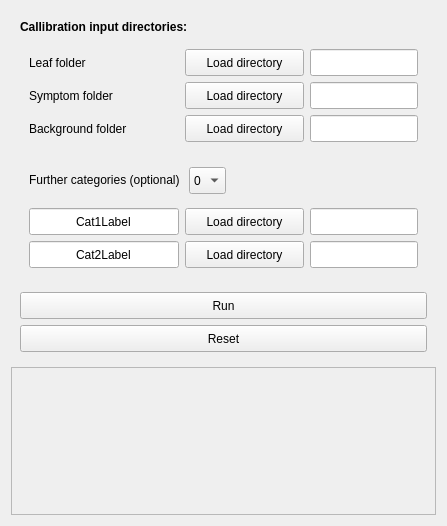
      <widget class="QWidget" name="tabCallibration">
       <attribute name="title">
        <string>Callibration</string>
       </attribute>
       <layout class="QGridLayout" name="gridLayout_4">
        <item row="0" column="0">
         <widget class="QFrame" name="setInFrame">
          <property name="maximumSize">
           <size>
            <width>16777215</width>
            <height>270</height>
           </size>
          </property>
          <property name="frameShape">
           <enum>QFrame::NoFrame</enum>
          </property>
          <property name="frameShadow">
           <enum>QFrame::Raised</enum>
          </property>
          <layout class="QFormLayout" name="formLayout">
           <item row="0" column="0" colspan="2">
            <widget class="QLabel" name="inputSetLabel">
             <property name="maximumSize">
              <size>
               <width>16777215</width>
               <height>34</height>
              </size>
             </property>
             <property name="text">
              <string>&lt;html&gt;&lt;head/&gt;&lt;body&gt;&lt;p&gt;&lt;span style=&quot; font-weight:600;&quot;&gt;Callibration input directories:&lt;/span&gt;&lt;/p&gt;&lt;/body&gt;&lt;/html&gt;</string>
             </property>
            </widget>
           </item>
           <item row="1" column="0" colspan="2">
            <widget class="QFrame" name="inFrame">
             <property name="frameShape">
              <enum>QFrame::NoFrame</enum>
             </property>
             <property name="frameShadow">
              <enum>QFrame::Raised</enum>
             </property>
             <layout class="QGridLayout" name="gridLayout_6">
              <item row="1" column="1">
               <widget class="QPushButton" name="loadSymptomPushButton">
                <property name="minimumSize">
                 <size>
                  <width>119</width>
                  <height>27</height>
                 </size>
                </property>
                <property name="maximumSize">
                 <size>
                  <width>119</width>
                  <height>27</height>
                 </size>
                </property>
                <property name="toolTip">
                 <string>&lt;html&gt;&lt;head/&gt;&lt;body&gt;&lt;p&gt;Open file dialog to load list accession file (.txt)&lt;/p&gt;&lt;/body&gt;&lt;/html&gt;</string>
                </property>
                <property name="whatsThis">
                 <string>&lt;html&gt;&lt;head/&gt;&lt;body&gt;&lt;p&gt;Open file dialog to load list accession file (.txt)&lt;/p&gt;&lt;/body&gt;&lt;/html&gt;</string>
                </property>
                <property name="text">
                 <string>Load directory</string>
                </property>
               </widget>
              </item>
              <item row="0" column="1">
               <widget class="QPushButton" name="loadLeafPushButton">
                <property name="minimumSize">
                 <size>
                  <width>119</width>
                  <height>27</height>
                 </size>
                </property>
                <property name="maximumSize">
                 <size>
                  <width>119</width>
                  <height>27</height>
                 </size>
                </property>
                <property name="toolTip">
                 <string>&lt;html&gt;&lt;head/&gt;&lt;body&gt;&lt;p&gt;Open file dialog to load list accession file (.txt)&lt;/p&gt;&lt;/body&gt;&lt;/html&gt;</string>
                </property>
                <property name="whatsThis">
                 <string>&lt;html&gt;&lt;head/&gt;&lt;body&gt;&lt;p&gt;Open file dialog to load list accession file (.txt)&lt;/p&gt;&lt;/body&gt;&lt;/html&gt;</string>
                </property>
                <property name="text">
                 <string>Load directory</string>
                </property>
               </widget>
              </item>
              <item row="1" column="0">
               <widget class="QLabel" name="symptomLabel">
                <property name="minimumSize">
                 <size>
                  <width>150</width>
                  <height>27</height>
                 </size>
                </property>
                <property name="maximumSize">
                 <size>
                  <width>210</width>
                  <height>27</height>
                 </size>
                </property>
                <property name="text">
                 <string>Symptom folder</string>
                </property>
               </widget>
              </item>
              <item row="1" column="2">
               <widget class="QLineEdit" name="symptomOpenLineEdit">
                <property name="minimumSize">
                 <size>
                  <width>0</width>
                  <height>27</height>
                 </size>
                </property>
                <property name="maximumSize">
                 <size>
                  <width>500</width>
                  <height>27</height>
                 </size>
                </property>
                <property name="toolTip">
                 <string>&lt;html&gt;&lt;head/&gt;&lt;body&gt;&lt;p&gt;
Number of population maximum for DAPC. (Warning: R script colours contain only 10 values increase numbre if you select more than 10.)&lt;br/&gt;
An optinal integer indicating the number of clusters to be sought.&lt;br/&gt;
If provided, the function will only run K-means once, for this number of clusters.&lt;br/&gt;
If left as NULL, several K-means are run for a range of k (number of clusters) values.&lt;/p&gt;&lt;/body&gt;&lt;/html&gt;</string>
                </property>
                <property name="text">
                 <string/>
                </property>
                <property name="alignment">
                 <set>Qt::AlignCenter</set>
                </property>
               </widget>
              </item>
              <item row="0" column="2">
               <widget class="QLineEdit" name="leafOpenLineEdit">
                <property name="minimumSize">
                 <size>
                  <width>0</width>
                  <height>27</height>
                 </size>
                </property>
                <property name="maximumSize">
                 <size>
                  <width>500</width>
                  <height>27</height>
                 </size>
                </property>
                <property name="toolTip">
                 <string>&lt;html&gt;&lt;head/&gt;&lt;body&gt;&lt;p&gt;
Number of population maximum for DAPC. (Warning: R script colours contain only 10 values increase numbre if you select more than 10.)&lt;br/&gt;
An optinal integer indicating the number of clusters to be sought.&lt;br/&gt;
If provided, the function will only run K-means once, for this number of clusters.&lt;br/&gt;
If left as NULL, several K-means are run for a range of k (number of clusters) values.&lt;/p&gt;&lt;/body&gt;&lt;/html&gt;</string>
                </property>
                <property name="text">
                 <string/>
                </property>
                <property name="alignment">
                 <set>Qt::AlignCenter</set>
                </property>
               </widget>
              </item>
              <item row="0" column="0">
               <widget class="QLabel" name="leafLabel">
                <property name="minimumSize">
                 <size>
                  <width>150</width>
                  <height>27</height>
                 </size>
                </property>
                <property name="maximumSize">
                 <size>
                  <width>210</width>
                  <height>27</height>
                 </size>
                </property>
                <property name="text">
                 <string>Leaf folder</string>
                </property>
               </widget>
              </item>
              <item row="2" column="0">
               <widget class="QLabel" name="backgroundLabel">
                <property name="minimumSize">
                 <size>
                  <width>150</width>
                  <height>27</height>
                 </size>
                </property>
                <property name="maximumSize">
                 <size>
                  <width>210</width>
                  <height>27</height>
                 </size>
                </property>
                <property name="text">
                 <string>Background folder</string>
                </property>
               </widget>
              </item>
              <item row="2" column="1">
               <widget class="QPushButton" name="loadBackgroundPushButton">
                <property name="minimumSize">
                 <size>
                  <width>119</width>
                  <height>27</height>
                 </size>
                </property>
                <property name="maximumSize">
                 <size>
                  <width>119</width>
                  <height>27</height>
                 </size>
                </property>
                <property name="toolTip">
                 <string>&lt;html&gt;&lt;head/&gt;&lt;body&gt;&lt;p&gt;Open file dialog to load list accession file (.txt)&lt;/p&gt;&lt;/body&gt;&lt;/html&gt;</string>
                </property>
                <property name="whatsThis">
                 <string>&lt;html&gt;&lt;head/&gt;&lt;body&gt;&lt;p&gt;Open file dialog to load list accession file (.txt)&lt;/p&gt;&lt;/body&gt;&lt;/html&gt;</string>
                </property>
                <property name="text">
                 <string>Load directory</string>
                </property>
               </widget>
              </item>
              <item row="2" column="2">
               <widget class="QLineEdit" name="backgroundOpenLineEdit">
                <property name="minimumSize">
                 <size>
                  <width>0</width>
                  <height>27</height>
                 </size>
                </property>
                <property name="maximumSize">
                 <size>
                  <width>500</width>
                  <height>27</height>
                 </size>
                </property>
                <property name="toolTip">
                 <string>&lt;html&gt;&lt;head/&gt;&lt;body&gt;&lt;p&gt;
Number of population maximum for DAPC. (Warning: R script colours contain only 10 values increase numbre if you select more than 10.)&lt;br/&gt;
An optinal integer indicating the number of clusters to be sought.&lt;br/&gt;
If provided, the function will only run K-means once, for this number of clusters.&lt;br/&gt;
If left as NULL, several K-means are run for a range of k (number of clusters) values.&lt;/p&gt;&lt;/body&gt;&lt;/html&gt;</string>
                </property>
                <property name="text">
                 <string/>
                </property>
                <property name="alignment">
                 <set>Qt::AlignCenter</set>
                </property>
               </widget>
              </item>
             </layout>
            </widget>
           </item>
           <item row="3" column="0" colspan="2">
            <widget class="QFrame" name="cat1Frame">
             <property name="enabled">
              <bool>true</bool>
             </property>
             <property name="maximumSize">
              <size>
               <width>16777215</width>
               <height>45</height>
              </size>
             </property>
             <property name="frameShape">
              <enum>QFrame::NoFrame</enum>
             </property>
             <property name="frameShadow">
              <enum>QFrame::Raised</enum>
             </property>
             <layout class="QGridLayout" name="gridLayout_8">
              <property name="topMargin">
               <number>0</number>
              </property>
              <property name="bottomMargin">
               <number>0</number>
              </property>
              <item row="1" column="0">
               <widget class="QLineEdit" name="category1LabelLineEdit">
                <property name="sizePolicy">
                 <sizepolicy hsizetype="Preferred" vsizetype="Preferred">
                  <horstretch>0</horstretch>
                  <verstretch>0</verstretch>
                 </sizepolicy>
                </property>
                <property name="minimumSize">
                 <size>
                  <width>150</width>
                  <height>27</height>
                 </size>
                </property>
                <property name="maximumSize">
                 <size>
                  <width>210</width>
                  <height>27</height>
                 </size>
                </property>
                <property name="toolTip">
                 <string>&lt;html&gt;&lt;head/&gt;&lt;body&gt;&lt;p&gt;
Number of population maximum for DAPC. (Warning: R script colours contain only 10 values increase numbre if you select more than 10.)&lt;br/&gt;
An optinal integer indicating the number of clusters to be sought.&lt;br/&gt;
If provided, the function will only run K-means once, for this number of clusters.&lt;br/&gt;
If left as NULL, several K-means are run for a range of k (number of clusters) values.&lt;/p&gt;&lt;/body&gt;&lt;/html&gt;</string>
                </property>
                <property name="text">
                 <string>Cat1Label</string>
                </property>
                <property name="alignment">
                 <set>Qt::AlignCenter</set>
                </property>
               </widget>
              </item>
              <item row="1" column="2">
               <widget class="QLineEdit" name="category1OpenLineEdit">
                <property name="minimumSize">
                 <size>
                  <width>0</width>
                  <height>27</height>
                 </size>
                </property>
                <property name="maximumSize">
                 <size>
                  <width>500</width>
                  <height>27</height>
                 </size>
                </property>
                <property name="toolTip">
                 <string>&lt;html&gt;&lt;head/&gt;&lt;body&gt;&lt;p&gt;
Number of population maximum for DAPC. (Warning: R script colours contain only 10 values increase numbre if you select more than 10.)&lt;br/&gt;
An optinal integer indicating the number of clusters to be sought.&lt;br/&gt;
If provided, the function will only run K-means once, for this number of clusters.&lt;br/&gt;
If left as NULL, several K-means are run for a range of k (number of clusters) values.&lt;/p&gt;&lt;/body&gt;&lt;/html&gt;</string>
                </property>
                <property name="text">
                 <string/>
                </property>
                <property name="alignment">
                 <set>Qt::AlignCenter</set>
                </property>
               </widget>
              </item>
              <item row="1" column="1">
               <widget class="QPushButton" name="loadCategory1PushButton">
                <property name="minimumSize">
                 <size>
                  <width>119</width>
                  <height>27</height>
                 </size>
                </property>
                <property name="maximumSize">
                 <size>
                  <width>119</width>
                  <height>27</height>
                 </size>
                </property>
                <property name="toolTip">
                 <string>&lt;html&gt;&lt;head/&gt;&lt;body&gt;&lt;p&gt;Open file dialog to load list accession file (.txt)&lt;/p&gt;&lt;/body&gt;&lt;/html&gt;</string>
                </property>
                <property name="whatsThis">
                 <string>&lt;html&gt;&lt;head/&gt;&lt;body&gt;&lt;p&gt;Open file dialog to load list accession file (.txt)&lt;/p&gt;&lt;/body&gt;&lt;/html&gt;</string>
                </property>
                <property name="text">
                 <string>Load directory</string>
                </property>
               </widget>
              </item>
             </layout>
            </widget>
           </item>
           <item row="4" column="0" colspan="2">
            <widget class="QFrame" name="cat2Frame">
             <property name="maximumSize">
              <size>
               <width>16777215</width>
               <height>45</height>
              </size>
             </property>
             <property name="frameShape">
              <enum>QFrame::NoFrame</enum>
             </property>
             <property name="frameShadow">
              <enum>QFrame::Raised</enum>
             </property>
             <layout class="QGridLayout" name="gridLayout_9">
              <property name="leftMargin">
               <number>9</number>
              </property>
              <property name="topMargin">
               <number>0</number>
              </property>
              <property name="bottomMargin">
               <number>0</number>
              </property>
              <item row="0" column="1">
               <widget class="QPushButton" name="loadCategoryPushButton">
                <property name="minimumSize">
                 <size>
                  <width>119</width>
                  <height>27</height>
                 </size>
                </property>
                <property name="maximumSize">
                 <size>
                  <width>119</width>
                  <height>27</height>
                 </size>
                </property>
                <property name="toolTip">
                 <string>&lt;html&gt;&lt;head/&gt;&lt;body&gt;&lt;p&gt;Open file dialog to load list accession file (.txt)&lt;/p&gt;&lt;/body&gt;&lt;/html&gt;</string>
                </property>
                <property name="whatsThis">
                 <string>&lt;html&gt;&lt;head/&gt;&lt;body&gt;&lt;p&gt;Open file dialog to load list accession file (.txt)&lt;/p&gt;&lt;/body&gt;&lt;/html&gt;</string>
                </property>
                <property name="text">
                 <string>Load directory</string>
                </property>
               </widget>
              </item>
              <item row="0" column="0">
               <widget class="QLineEdit" name="category2LabelLineEdit">
                <property name="sizePolicy">
                 <sizepolicy hsizetype="Preferred" vsizetype="Preferred">
                  <horstretch>0</horstretch>
                  <verstretch>0</verstretch>
                 </sizepolicy>
                </property>
                <property name="minimumSize">
                 <size>
                  <width>150</width>
                  <height>27</height>
                 </size>
                </property>
                <property name="maximumSize">
                 <size>
                  <width>210</width>
                  <height>27</height>
                 </size>
                </property>
                <property name="toolTip">
                 <string>&lt;html&gt;&lt;head/&gt;&lt;body&gt;&lt;p&gt;
Number of population maximum for DAPC. (Warning: R script colours contain only 10 values increase numbre if you select more than 10.)&lt;br/&gt;
An optinal integer indicating the number of clusters to be sought.&lt;br/&gt;
If provided, the function will only run K-means once, for this number of clusters.&lt;br/&gt;
If left as NULL, several K-means are run for a range of k (number of clusters) values.&lt;/p&gt;&lt;/body&gt;&lt;/html&gt;</string>
                </property>
                <property name="text">
                 <string>Cat2Label</string>
                </property>
                <property name="alignment">
                 <set>Qt::AlignCenter</set>
                </property>
               </widget>
              </item>
              <item row="0" column="2">
               <widget class="QLineEdit" name="category2OpenLineEdit">
                <property name="minimumSize">
                 <size>
                  <width>0</width>
                  <height>27</height>
                 </size>
                </property>
                <property name="maximumSize">
                 <size>
                  <width>500</width>
                  <height>27</height>
                 </size>
                </property>
                <property name="toolTip">
                 <string>&lt;html&gt;&lt;head/&gt;&lt;body&gt;&lt;p&gt;
Number of population maximum for DAPC. (Warning: R script colours contain only 10 values increase numbre if you select more than 10.)&lt;br/&gt;
An optinal integer indicating the number of clusters to be sought.&lt;br/&gt;
If provided, the function will only run K-means once, for this number of clusters.&lt;br/&gt;
If left as NULL, several K-means are run for a range of k (number of clusters) values.&lt;/p&gt;&lt;/body&gt;&lt;/html&gt;</string>
                </property>
                <property name="text">
                 <string/>
                </property>
                <property name="alignment">
                 <set>Qt::AlignCenter</set>
                </property>
               </widget>
              </item>
             </layout>
            </widget>
           </item>
           <item row="2" column="0" colspan="2">
            <widget class="QFrame" name="futherFrame">
             <property name="enabled">
              <bool>true</bool>
             </property>
             <property name="frameShape">
              <enum>QFrame::NoFrame</enum>
             </property>
             <property name="frameShadow">
              <enum>QFrame::Raised</enum>
             </property>
             <layout class="QGridLayout" name="gridLayout_10">
              <item row="0" column="0">
               <widget class="QLabel" name="futherCatLabel">
                <property name="minimumSize">
                 <size>
                  <width>150</width>
                  <height>27</height>
                 </size>
                </property>
                <property name="maximumSize">
                 <size>
                  <width>210</width>
                  <height>27</height>
                 </size>
                </property>
                <property name="text">
                 <string>Further categories (optional) </string>
                </property>
               </widget>
              </item>
              <item row="0" column="1">
               <widget class="QComboBox" name="futherCategoriesComboBox">
                <property name="minimumSize">
                 <size>
                  <width>0</width>
                  <height>27</height>
                 </size>
                </property>
                <property name="maximumSize">
                 <size>
                  <width>60</width>
                  <height>25</height>
                 </size>
                </property>
                <property name="toolTip">
                 <string>&lt;html&gt;&lt;head/&gt;&lt;body&gt;&lt;p&gt;
Modifie the graph build by R script. See below to select value&lt;br/&gt;&lt;/p&gt;&lt;/body&gt;&lt;/html&gt;</string>
                </property>
                <property name="editable">
                 <bool>false</bool>
                </property>
                <property name="currentIndex">
                 <number>0</number>
                </property>
                <property name="maxCount">
                 <number>10</number>
                </property>
                <item>
                 <property name="text">
                  <string>0</string>
                 </property>
                </item>
                <item>
                 <property name="text">
                  <string>1</string>
                 </property>
                </item>
                <item>
                 <property name="text">
                  <string>2</string>
                 </property>
                </item>
               </widget>
              </item>
              <item row="0" column="2">
               <spacer name="horizontalSpacer">
                <property name="orientation">
                 <enum>Qt::Horizontal</enum>
                </property>
                <property name="sizeHint" stdset="0">
                 <size>
                  <width>40</width>
                  <height>20</height>
                 </size>
                </property>
               </spacer>
              </item>
             </layout>
            </widget>
           </item>
          </layout>
         </widget>
        </item>
        <item row="1" column="0">
         <widget class="QFrame" name="frame_3">
          <property name="maximumSize">
           <size>
            <width>16777215</width>
            <height>80</height>
           </size>
          </property>
          <property name="frameShape">
           <enum>QFrame::NoFrame</enum>
          </property>
          <property name="frameShadow">
           <enum>QFrame::Raised</enum>
          </property>
          <layout class="QGridLayout" name="gridLayout_17">
           <item row="1" column="0">
            <widget class="QPushButton" name="resetCallibrationPushButton">
             <property name="minimumSize">
              <size>
               <width>0</width>
               <height>27</height>
              </size>
             </property>
             <property name="maximumSize">
              <size>
               <width>700</width>
               <height>27</height>
              </size>
             </property>
             <property name="toolTip">
              <string>&lt;html&gt;&lt;head/&gt;&lt;body&gt;&lt;p&gt;run the programm&lt;/p&gt;&lt;/body&gt;&lt;/html&gt;</string>
             </property>
             <property name="whatsThis">
              <string>&lt;html&gt;&lt;head/&gt;&lt;body&gt;&lt;p&gt;run the programm&lt;/p&gt;&lt;/body&gt;&lt;/html&gt;</string>
             </property>
             <property name="text">
              <string>Reset</string>
             </property>
            </widget>
           </item>
           <item row="0" column="0">
            <widget class="QPushButton" name="runCallibrationPushButton">
             <property name="minimumSize">
              <size>
               <width>0</width>
               <height>27</height>
              </size>
             </property>
             <property name="maximumSize">
              <size>
               <width>700</width>
               <height>27</height>
              </size>
             </property>
             <property name="toolTip">
              <string>&lt;html&gt;&lt;head/&gt;&lt;body&gt;&lt;p&gt;run the programm&lt;/p&gt;&lt;/body&gt;&lt;/html&gt;</string>
             </property>
             <property name="whatsThis">
              <string>&lt;html&gt;&lt;head/&gt;&lt;body&gt;&lt;p&gt;run the programm&lt;/p&gt;&lt;/body&gt;&lt;/html&gt;</string>
             </property>
             <property name="text">
              <string>Run</string>
             </property>
            </widget>
           </item>
          </layout>
         </widget>
        </item>
        <item row="2" column="0">
         <widget class="QFrame" name="callibrationOutFrame">
          <property name="frameShape">
           <enum>QFrame::StyledPanel</enum>
          </property>
          <property name="frameShadow">
           <enum>QFrame::Raised</enum>
          </property>
          <layout class="QGridLayout" name="gridLayout_19">
           <item row="0" column="0">
            <layout class="QGridLayout" name="viewLayout"/>
           </item>
           <item row="0" column="1">
            <widget class="QLabel" name="imgLabel">
             <property name="minimumSize">
              <size>
               <width>128</width>
               <height>128</height>
              </size>
             </property>
             <property name="maximumSize">
              <size>
               <width>512</width>
               <height>512</height>
              </size>
             </property>
             <property name="toolTip">
              <string>&lt;html&gt;&lt;head/&gt;&lt;body&gt;&lt;p&gt;Graphic previous&lt;br/&gt;&lt;/p&gt;&lt;/body&gt;&lt;/html&gt;</string>
             </property>
             <property name="text">
              <string/>
             </property>
             <property name="textFormat">
              <enum>Qt::AutoText</enum>
             </property>
             <property name="scaledContents">
              <bool>true</bool>
             </property>
             <property name="alignment">
              <set>Qt::AlignCenter</set>
             </property>
             <property name="wordWrap">
              <bool>false</bool>
             </property>
             <property name="indent">
              <number>0</number>
             </property>
            </widget>
           </item>
          </layout>
         </widget>
        </item>
       </layout>
      </widget>
